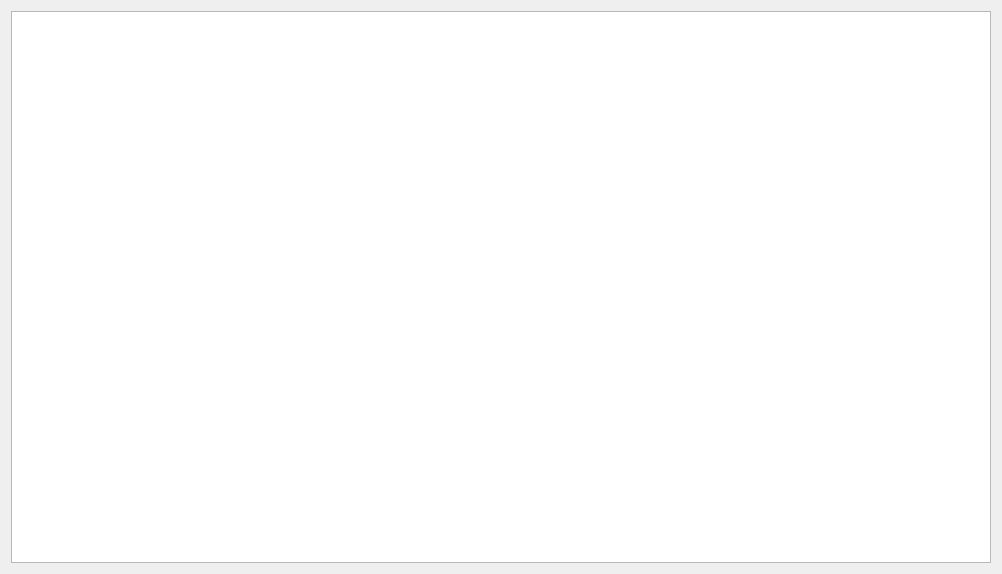
<?xml version="1.0" encoding="UTF-8"?>
<ui version="4.0">
 <class>TableInterfaceForm</class>
 <widget class="QWidget" name="TableInterfaceForm">
  <property name="geometry">
   <rect>
    <x>0</x>
    <y>0</y>
    <width>1002</width>
    <height>574</height>
   </rect>
  </property>
  <property name="sizePolicy">
   <sizepolicy hsizetype="Expanding" vsizetype="Preferred">
    <horstretch>0</horstretch>
    <verstretch>0</verstretch>
   </sizepolicy>
  </property>
  <property name="minimumSize">
   <size>
    <width>900</width>
    <height>0</height>
   </size>
  </property>
  <property name="windowTitle">
   <string>Form</string>
  </property>
  <layout class="QVBoxLayout" name="verticalLayout">
   <item>
    <widget class="TableView" name="table_view">
     <property name="minimumSize">
      <size>
       <width>900</width>
       <height>0</height>
      </size>
     </property>
    </widget>
   </item>
  </layout>
 </widget>
 <customwidgets>
  <customwidget>
   <class>TableView</class>
   <extends>QTableView</extends>
   <header>qfluentwidgets</header>
  </customwidget>
 </customwidgets>
 <resources/>
 <connections/>
</ui>
